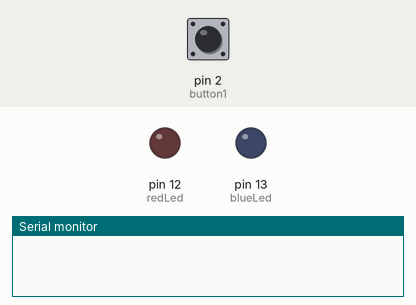
Simulated run of this sketch. Board: Arduino Uno, built with avr-gcc and run on an emulated ATmega328P. Shown: output pins drawn as LEDs (lit = HIGH), the last lines printed to the serial monitor. Inputs (shaded band) come from the test bench; at power-on: pin 2 (button1) HIGH. Random numbers use the default seed unless the sketch sets one.

Above: at 1.2 s.
1.3 s: pin 2 (button1) pulled LOW for 3.2 s
At 2.1 s:
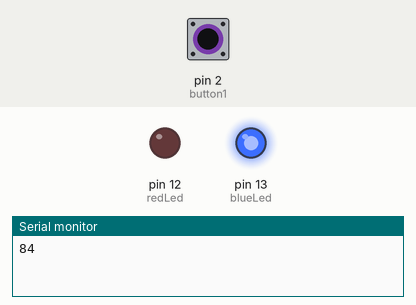
6.8 s: pin 2 (button1) pulled LOW for 0.15 s
At 7.5 s:
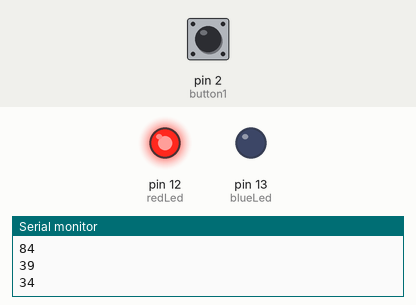
9.9 s: pin 2 (button1) pulled LOW for 1 s
At 11.0 s:
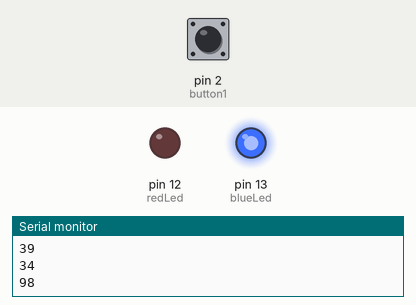
Timing chart, 0 to 13.4 s (numbered marks = the images above; inputs shaded):
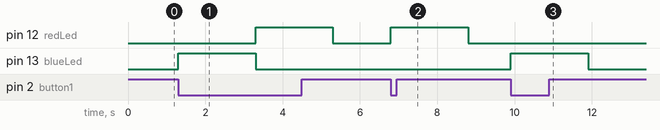

Measured:
- after the input at 1.3 s, pin 12 (redLed): LOW → HIGH after 2.0 s, → LOW 2.0 s later; pin 13 (blueLed): LOW → HIGH at once, → LOW 2.0 s later
- after the input at 6.8 s, pin 12 (redLed): LOW → HIGH at once, → LOW 2.0 s later
- after the input at 9.9 s, pin 13 (blueLed): LOW → HIGH at once, → LOW 2.0 s later

The sketch:

sketch_lab10.ino
```cpp
int probRed = 50;

int redLed = 12;
int blueLed = 13;
int button1 = 2;

void setup() {
  pinMode(redLed, OUTPUT);
  pinMode(blueLed, OUTPUT);
  pinMode(button1, INPUT);
  randomSeed(analogRead(0));
  Serial.begin(9600);
}

void loop() {
  if (digitalRead(button1) == LOW) {
    int x = random(100);
    Serial.println(x);

    if(x < probRed) {
      digitalWrite(redLed, HIGH);
      delay(2000);
      digitalWrite(redLed, LOW);
    } else{
      digitalWrite(blueLed, HIGH);
      delay(2000);
      digitalWrite(blueLed, LOW);
    }
  }
}
```
